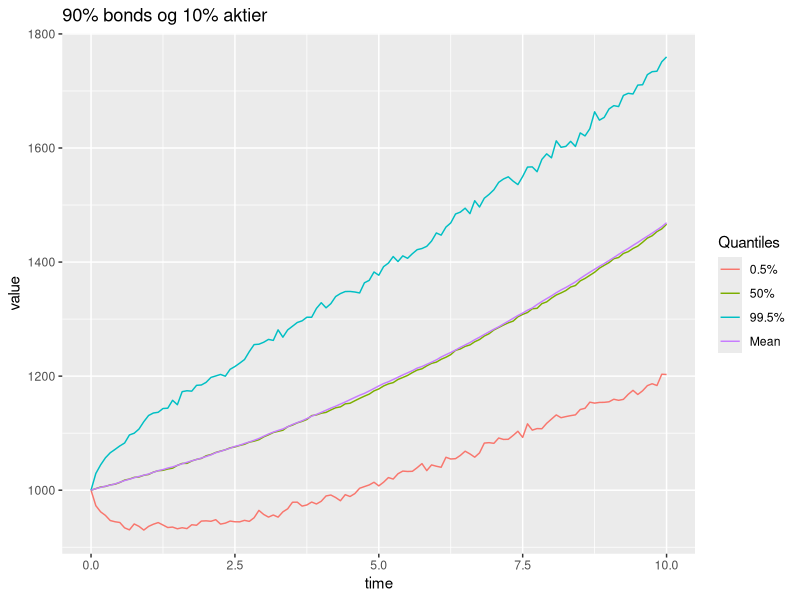
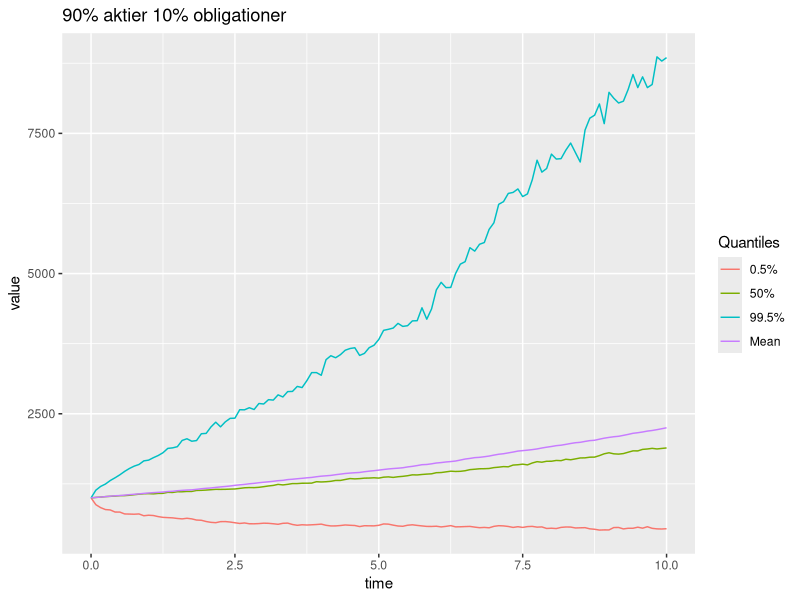
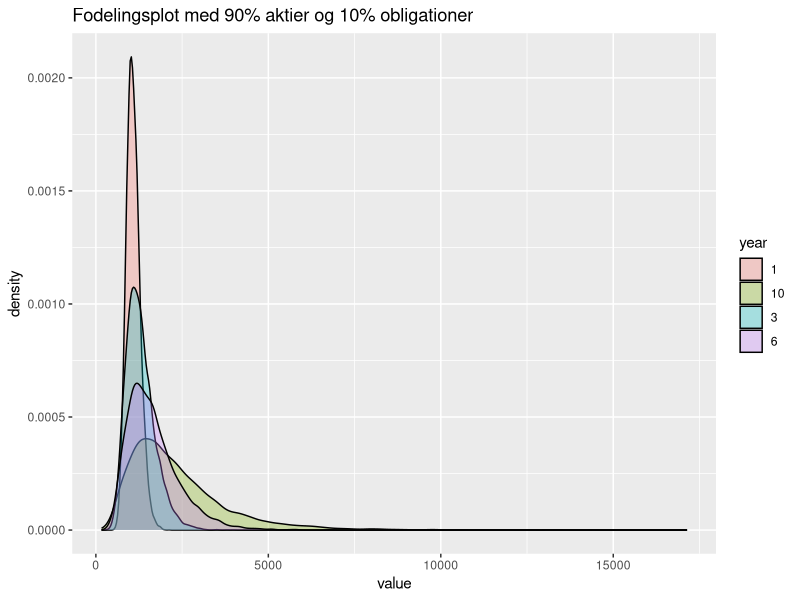
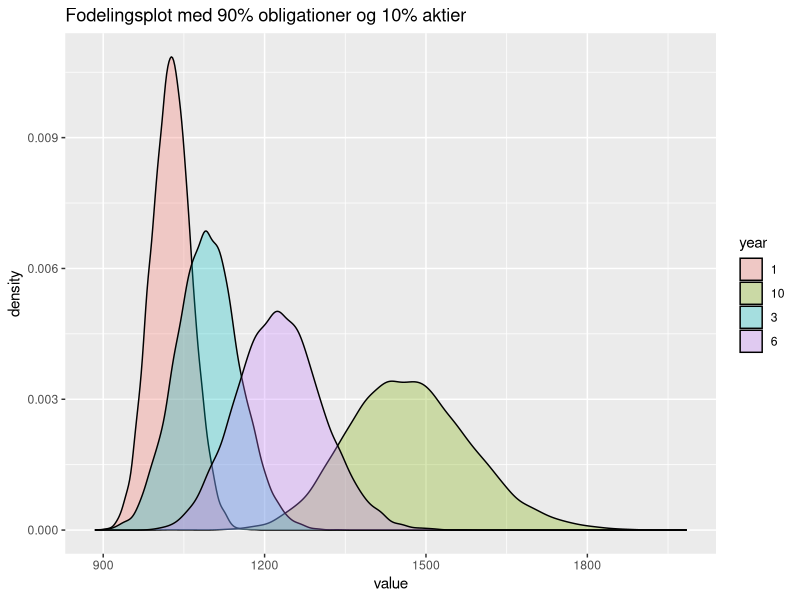

These figures' R source, in order: (Note: a time limit stopped this script after it produced the figures.)
library(reshape2)
library(ggplot2)
require(gridExtra)
# simulerer assets

#Model parameter
s0<- 100
r0<- 0.01
a<- 0.15
b<- 0.042
lambda<- -0.23
sigma_r<- 0.01
rho<- -0.15
mu<-0.109
sigma<-0.127
A0<-1000

n <- 10    # MC simulation trials
T <- 10    # total time
m <- 120   # subintervals
dt <- T/m 
  


Assets<-function(dt=1/12,s0=100,r0=0.01,A0=1000,a=0.15,b=0.042,lambda=-0.23,sigma_r=0.01,rho=-0.15,mu=0.09,sigma=0.2, weights,n=1000){
  B <- (1 / a) * (1 - exp(-a * 1:10))
  xij <- rep(1/10,10)
  
  A <- matrix(NA,m+1,n)  
  A[1,] <- A0
  
  r <- matrix(0,m+1,n)  
  r[1,] <- r0
  
  for(j in 1:n){
    for(i in 2:121){
      dw1<-rnorm(n=121,mean=0,sd=1)
      dw3<-rho*dw1+sqrt(1-rho^2)*rnorm(n=121,mean=0,sd=1)
      dr <- a*(b-r[i-1,j])*dt + sigma_r*sqrt(dt)*dw1[i-1]
      r[i,j] <- r[i-1,j] + dr
      dA <-A[i-1,j]* (weights[1] *r[i-1,j]  * dt + weights[2] *(mu*dt+sigma*sqrt(dt)*dw3[i-1]) + 
                        sum(xij * weights[3] * ((r[i-1,j] - lambda * sigma_r * B) * dt - sigma_r * B *sqrt(dt)* dw1[i-1])))
      A[i,j] <- A[i-1,j] + dA
    }
  } 
  return(list(A,r))
}
#plotter 100% i banken
A<-Assets(weights = c(10/10,0/10,0/10),n=10)

time_vector<-seq(0,T,by=dt)
data_plot<- data.frame("time"=time_vector, "paths" = A[[1]])
data_plot<- melt(data_plot,  id = c('time'))

plot_bank <- ggplot(data_plot, aes(time, value)) +
  geom_line(aes(colour = variable)) +
  theme(legend.position = "none")+
ggtitle("100 % Banken ")

#plotter 100% aktier
A<-Assets(weights = c(0/10,10/10,0/10),n=10)

time_vector<-seq(0,T,by=dt)
data_plot<- data.frame("time"=time_vector, "paths" = A[[1]])
data_plot<- melt(data_plot,  id = c('time'))

plot_aktier <- ggplot(data_plot, aes(time, value)) +
  geom_line(aes(colour = variable)) +
  theme(legend.position = "none")+
  ggtitle("100 % Aktier ")

#plotter 100% i obligationer

A<-Assets(weights = c(0/10,0/10,10/10),n=10)

time_vector<-seq(0,T,by=dt)
data_plot<- data.frame("time"=time_vector, "paths" = A[[1]])
data_plot<- melt(data_plot,  id = c('time'))

plot_obli <- ggplot(data_plot, aes(time, value)) +
  geom_line(aes(colour = variable)) +
  theme(legend.position = "none")+
  ggtitle("100 % Obligationer ")





#6.3
#Quantiles for 90% bond 10 % stok
list<-Assets(weights = c(0/10,1/10,9/10))
A<-list[[1]]

meanvector<-rep(NA,121)
for (i in 1:121){
  meanvector[i]<-mean(A[i,])
}

qs <- apply(A, 1, quantile, probs=c(0.005, 0.5, 0.995))
quantiles<-t(rbind(qs,meanvector))
colnames(quantiles)<-c("0.5%","50%", "99.5%","Mean")


time_vector<-seq(0,T,by=dt)
data_plot_6.3<- data.frame("time"=time_vector, "quantiles" = quantiles)
data_plot_6.3<- melt(data_plot_6.3,  id = c('time'))

plot_A_quantiles <- ggplot(data_plot_6.3, aes(time, value)) +
  geom_line(aes(colour = variable)) +
  ggtitle("90% bonds og 10% aktier  ")

plot_A_quantiles+scale_color_hue(name = "Quantiles",labels = c("0.5%","50%", "99.5%","Mean"))

# 90%aktier 10% bonds
list<-Assets(weights = c(0/10,9/10,1/10))
A<-list[[1]]

meanvector<-rep(NA,121)
for (i in 1:121){
  meanvector[i]<-mean(A[i,])
}

qs <- apply(A, 1, quantile, probs=c(0.005, 0.5, 0.995))
quantiles<-t(rbind(qs,meanvector))
colnames(quantiles)<-c("0.5%","50%", "99.5%","Mean")


time_vector<-seq(0,T,by=dt)
data_plot_6.3<- data.frame("time"=time_vector, "quantiles" = quantiles)
data_plot_6.3<- melt(data_plot_6.3,  id = c('time'))

plot_A_quantiles <- ggplot(data_plot_6.3, aes(time, value)) +
  geom_line(aes(colour = variable)) +
  ggtitle("90% aktier 10% obligationer  ")

plot_A_quantiles+scale_color_hue(name = "Quantiles",labels = c("0.5%","50%", "99.5%","Mean"))

#fordelingsplot 10000 simulationer 90 %akiter


n<-10000
list<-Assets(weights = c(0/10,9/10,1/10),n=n)
A<-list[[1]]

asset_dist <- data.frame(year = factor(rep(c("1","3","6","10"), each=n)), 
                         value = c(A[13,], A[37,], A[73,], A[121,]))
ggplot(asset_dist, aes(x=value, fill=year)) + geom_density(alpha=.3)+ggtitle("Fodelingsplot med 90% aktier og 10% obligationer")

#90%obligationer

n<-10000
list<-Assets(weights = c(0/10,1/10,9/10),n=n)
A<-list[[1]]

asset_dist <- data.frame(year = factor(rep(c("1","3","6","10"), each=n)), 
                         value = c(A[13,], A[37,], A[73,], A[121,]))
ggplot(asset_dist, aes(x=value, fill=year)) + geom_density(alpha=.3)+ggtitle("Fodelingsplot med 90% obligationer og 10% aktier")

# Opgave 6.4

n<-1000

premium<-1000
q<-0.025


L<-function(t){
  Liability<-premium*(1+q)^t
  return(Liability) 
}

probality_bonds<-rep(NA,11)

list<-Assets(A0=1000,weights = c(0/10,0/10,10/10),n=n)
A<-list[[1]]
probality_bonds[1]<-sum(A[121,]<L(10))/n

list<-Assets(A0=1000,weights = c(0/10,1/10,9/10),n=n)
A<-list[[1]]
probality_bonds[2]<-sum(A[121,]<L(10))/n

list<-Assets(A0=1000,weights = c(0/10,2/10,8/10),n=n)
A<-list[[1]]
probality_bonds[3]<-sum(A[121,]<L(10))/n

list<-Assets(A0=1000,weights = c(0/10,3/10,7/10),n=n)
A<-list[[1]]
probality_bonds[4]<-sum(A[121,]<L(10))/n

list<-Assets(A0=1000,weights = c(0/10,4/10,6/10),n=n)
A<-list[[1]]
probality_bonds[5]<-sum(A[121,]<L(10))/n

list<-Assets(A0=1000,weights = c(0/10,5/10,5/10),n=n)
A<-list[[1]]
probality_bonds[6]<-sum(A[121,]<L(10))/n

list<-Assets(A0=1000,weights = c(0/10,6/10,4/10),n=n)
A<-list[[1]]
probality_bonds[7]<-sum(A[121,]<L(10))/n

list<-Assets(A0=1000,weights = c(0/10,7/10,3/10),n=n)
A<-list[[1]]
probality_bonds[8]<-sum(A[121,]<L(10))/n

list<-Assets(A0=1000,weights = c(0/10,8/10,2/10),n=n)
A<-list[[1]]
probality_bonds[9]<-sum(A[121,]<L(10))/n

list<-Assets(A0=1000,weights = c(0/10,9/10,1/10),n=n)
A<-list[[1]]
probality_bonds[10]<-sum(A[121,]<L(10))/n

list<-Assets(A0=1000,weights = c(0/10,10/10,0/10),n=n)
A<-list[[1]]
probality_bonds[11]<-sum(A[121,]<L(10))/n

Aktieandel<-seq(0,100,10)
qplot(Aktieandel,probality_bonds)+ggtitle("P(A(T)<L(T))")
#6.6

VasicekZCBprice <- 
function(r0=0.01, a=0.15, b=0.042, sigma_r=0.01, T=10,t,lambda=-0.23,r){
  b.vas <- (1/a)*(1-exp(-(T-t)*a)) 
  a.vas <- (sigma_r^2/(2*a^2)-b+(lambda*sigma_r)/a)*((T-t)-b.vas)-sigma_r^2/(4*a)*b.vas^2
  return(exp(a.vas-b.vas*r))
}

L_T<-L(10)
list<-Assets(weights = c(0,1/10,9/10), A0=1000)
A<-list[[1]]
r<-list[[2]]

#Bonus quantile plot

B<-matrix(NA,121,n)
for (j in 0:n-1){
  for (i in 1:121){
    B[i,j]<-max(A[i,j]-VasicekZCBprice(t=i/12,r=r[i,j])*L_T,0)
  }
}

meanvector_B<-rep(NA,121)
for(i in 1:121){
  meanvector_B[i]<-mean(B[i,])
}

qs <- apply(B, 1, quantile, probs=c(0.005, 0.5, 0.995))
quantiles<-t(rbind(qs,meanvector_B))
colnames(quantiles)<-c("0.5%","50%", "99.5%","Mean")


time_vector<-seq(0,T,by=dt)
data_plot_6.5<- data.frame("time"=time_vector, "quantiles" = quantiles)
data_plot_6.5<- melt(data_plot_6.5,  id = c('time'))

Quantilplot_B <- ggplot(data_plot_6.5, aes(time, value)) +
  geom_line(aes(colour = variable)) +
  ggtitle("B fraktiler ")

Quantilplot_B+scale_color_hue(name = "Quantiles",labels = c("0.5%","50%", "99.5%","Mean"))

#SCR function

Loss<-matrix(NA,109,n)
for (j in 1:n){
  for (i in 1:109){
    Loss[i,j]<-B[i,j]-exp(-mean((r[i:(i+11),])))*B[i+12,j]
  }
}

meanvector_Loss<-rep(NA,109)
for (i in 1:109){
  meanvector_Loss[i]<-mean(Loss[i,])
}


qs <- apply(Loss, 1, quantile, probs=c(0.005, 0.5, 0.995))
quantiles<-t(rbind(qs,meanvector_Loss))
colnames(quantiles)<-c("0.5%","50%", "99.5%","Mean")

SCR<-quantiles[,3]

qplot(seq(0,9,dt), SCR)+geom_line()+ggtitle("SCR plot")

CR<-matrix(NA,109,n)

for(j in 1:n){
  for (i in 1:109){
    CR[i,j]<-B[i,j]/SCR[i]
  }
}



qs <- apply(CR, 1, quantile, probs=c(0.005, 0.5, 0.995))
quantiles<-t(qs)
colnames(quantiles)<-c("0.5%","50%", "99.5%")

time_vector<-seq(0,9,by=dt)
data_plot_6.6<- data.frame("time"=time_vector, "quantiles" = quantiles)
data_plot_6.6<- melt(data_plot_6.6,  id = c('time'))

Quantilplot_CR <- ggplot(data_plot_6.6, aes(time, value)) +
  geom_line(aes(colour = variable)) +
  ggtitle("Fraktiler CR  ")

Quantilplot_CR+scale_color_hue(name = "Quantiles",labels = c("0.5%","50%", "99.5%","Mean"))

TF<-CR<1


for (k in 1:n){
  for(i in 1:109){
    if (TF[i,k]==TRUE){
      TF[i:109,k]=TRUE
    }
  }
}
TF[,1]
prob<-rep(NA,109)
prob[1]<-0
for (i in 1:109){
  prob[i]<-sum(TF[i,])/n
}




qplot(time_vector, prob, ylab="Sandynligheden for insolvens")+ggtitle("Sandynligheden for insolvens til tid t")

#ZCP hedge

A0ny<-1000-VasicekZCBprice(t=0/12,r=r0)*L_T
invest<-Assets(A0=A0ny,weights = c(0,1/10,9/10))
Assets_invest<-invest[[1]]
rZCB<-invest[[2]]

#plot assest
time_vector<-seq(0,T,by=dt)
data_plot<- data.frame("time"=time_vector, "paths" = Assets_invest)
data_plot<- melt(data_plot,  id = c('time'))

plot <- ggplot(data_plot, aes(time, value)) +
  geom_line(aes(colour = variable)) +
  theme(legend.position = "none")+
  ggtitle("Plot ")
plot

Assets_values<-matrix(NA,121,n)
for (k in 1:n){
  for (i in 1:121){
    Assets_values[i,k]<-Assets_invest[i,k]+VasicekZCBprice(t=i/12,r=rZCB[i,k])*L_T 
  }
}




B_ZCB<-matrix(NA,121,n)
for (j in 1:n){
  for (i in 1:121){
    B_ZCB[i,j]<-max(Assets_values[i,j]-VasicekZCBprice(t=i/12,r=rZCB[i,j])*L_T,0)
  }
}
B_ZCB[,4]

meanvector_B_ZCB<-rep(NA,121)
for(i in 1:121){
  meanvector_B_ZCB[i]<-mean(B_ZCB[i,])
}

qs <- apply(B_ZCB, 1, quantile, probs=c(0.005, 0.5, 0.995))
quantiles<-t(rbind(qs,meanvector_B_ZCB))
colnames(quantiles)<-c("0.5%","50%", "99.5%","Mean")


time_vector<-seq(0,T,by=dt)
data_plot_ZCB<- data.frame("time"=time_vector, "quantiles" = quantiles)
data_plot_ZCB<- melt(data_plot_ZCB,  id = c('time'))

Quantilplot_B_ZCB <- ggplot(data_plot_ZCB, aes(time, value)) +
  geom_line(aes(colour = variable)) +
  ggtitle("Quantile plot B_ZCB  ")

Quantilplot_B_ZCB+scale_color_hue(name = "Quantiles",labels = c("0.5%","50%", "99.5%","Mean"))

#SCR function

Loss_ZCB<-matrix(NA,109,n)
for (j in 1:n){
  for (i in 1:109){
    Loss_ZCB[i,j]<-B_ZCB[i,j]-exp(-mean((rZCB[i:(i+11),])))*B_ZCB[i+12,j]
  }
}
Loss_ZCB[,1]

meanvector_Loss_ZCB<-rep(NA,109)
for (i in 1:109){
  meanvector_Loss_ZCB[i]<-mean(Loss_ZCB[i,])
}


qs <- apply(Loss_ZCB, 1, quantile, probs=c(0.005, 0.5, 0.995))
quantiles<-t(rbind(qs,meanvector_Loss_ZCB))
colnames(quantiles)<-c("0.5%","50%", "99.5%","Mean")

SCR_ZCB<-quantiles[,3]



CR_ZCB<-matrix(NA,109,n)

for(j in 1:n){
  for (i in 1:109){
    CR_ZCB[i,j]<-B_ZCB[i,j]/SCR_ZCB[i]
  }
}



qs <- apply(CR_ZCB, 1, quantile, probs=c(0.005, 0.5, 0.995))
quantiles<-t(qs)
colnames(quantiles)<-c("0.5%","50%", "99.5%")

time_vector<-seq(0,9,by=dt)
data_plot_CR_ZCB<- data.frame("time"=time_vector, "quantiles" = quantiles)
data_plot_CR_ZCB<- melt(data_plot_CR_ZCB,  id = c('time'))

Quantilplot_CR_ZCB <- ggplot(data_plot_CR_ZCB, aes(time, value)) +
  geom_line(aes(colour = variable)) +
  ggtitle("Quantile plot CR ZCB  ")

Quantilplot_CR_ZCB+scale_color_hue(name = "Quantiles",labels = c("0.5%","50%", "99.5%","Mean"))


#Zero Coupon swap hedge

Assets_swap<-function(dt=1/12,s0=100,r0=0.01,A0=1000,a=0.15,b=0.042,lambda=-0.23,sigma_r=0.01,rho=-0.15,mu=0.09,sigma=0.2, weights=c(0,1/10,9/10),n=1000){
  B <- (1 / a) * (1 - exp(-a * 1:10))
  xij <- rep(1/10,10)
  
  A <- matrix(NA,m+1,n)  
  A[1,] <- A0
  
  r <- matrix(0,m+1,n)  
  r[1,] <- r0
  
  betaling<-matrix(0,m+1,n)
  betaling[1,]<-VasicekZCBprice(t=1/12,r=r0)*L_T*r0*dt
  
  
  for(j in 1:n){
    for(i in 2:121){
      dw1<-rnorm(n=121,mean=0,sd=1)
      dw3<-rho*dw1+sqrt(1-rho^2)*rnorm(n=121,mean=0,sd=1)
      dr <- a*(b-r[i-1,j])*dt + sigma_r*sqrt(dt)*dw1[i-1]
      r[i,j] <- r[i-1,j] + dr
      dA <-A[i-1,j]* (weights[1] *r[i-1,j]  * dt + weights[2] *(mu*dt+sigma*sqrt(dt)*dw3[i-1]) + 
                        sum(xij * weights[3] * ((r[i-1,j] - lambda * sigma_r * B) * dt - sigma_r * B *sqrt(dt)* dw1[i-1])))
      betaling[i,j]<-VasicekZCBprice(t=1/12,r=r0)*L_T*r[i-1,j]*dt
      A[i,j] <- A[i-1,j] + dA - betaling[i,j]
    }
  } 
  return(list(A,r,betaling))
}
swap_invest<-Assets_swap()
r_swap<-swap_invest[[2]]
Aswap_invest<-swap_invest[[1]]
betaling<-swap_invest[[3]]
Aswap_invest[,1]


Nyassets_swap<-matrix(NA,121,n)
for(k in 1:n){
  for(i in 1:121){
    Nyassets_swap[i,k]<-Aswap_invest[i,k]+VasicekZCBprice(t=i/12,r=r_swap[i,k])*L_T
  }
}


B_swap<-matrix(NA,121,n)
for (j in 1:n){
  for (i in 1:121){
    B_swap[i,j]<-max(Nyassets_swap[i,j]-(VasicekZCBprice(t=i/12,r=r_swap[i,j])*L_T+VasicekZCBprice(t=1/12,r=r0)*L_T),0)
  }
}
Nyassets_swap[,1]
B_swap[,1]

meanvector_B_swap<-rep(NA,121)
for(i in 1:121){
  meanvector_B_swap[i]<-mean(B_swap[i,])
}

qs <- apply(B_swap, 1, quantile, probs=c(0.005, 0.5, 0.995))
quantiles<-t(rbind(qs,meanvector_B_swap))
colnames(quantiles)<-c("0.5%","50%", "99.5%","Mean")


time_vector<-seq(0,T,by=dt)
data_plot_swap<- data.frame("time"=time_vector, "quantiles" = quantiles)
data_plot_swap<- melt(data_plot_swap,  id = c('time'))

Quantilplot_B_swap <- ggplot(data_plot_swap, aes(time, value)) +
  geom_line(aes(colour = variable)) +
  ggtitle("Quantile plot B_swap ")

Quantilplot_B_swap+scale_color_hue(name = "Quantiles",labels = c("0.5%","50%", "99.5%","Mean"))


#SCR

Loss_swap<-matrix(NA,109,n)
for (j in 1:n){
  for (i in 1:109){
    Loss_swap[i,j]<-B_swap[i,j]-exp(-mean((r[i:(i+11),])))*B_swap[i+12,j]
  }
}

meanvector_Loss_swap<-rep(NA,109)
for (i in 1:109){
  meanvector_Loss_swap[i]<-mean(Loss_swap[i,])
}


qs <- apply(Loss_swap, 1, quantile, probs=c(0.005, 0.5, 0.995))
quantiles<-t(rbind(qs,meanvector_Loss_swap))
colnames(quantiles)<-c("0.5%","50%", "99.5%","Mean")

SCR_swap<-quantiles[,3]



CR_swap<-matrix(NA,109,n)

for(j in 1:n){
  for (i in 1:109){
    CR_swap[i,j]<-B_swap[i,j]/SCR_swap[i]
  }
}



qs <- apply(CR_swap, 1, quantile, probs=c(0.005, 0.5, 0.995))
quantiles<-t(qs)
colnames(quantiles)<-c("0.5%","50%", "99.5%")

time_vector<-seq(0,9,by=dt)
data_plot_CR_swap<- data.frame("time"=time_vector, "quantiles" = quantiles)
data_plot_CR_swap<- melt(data_plot_CR_swap,  id = c('time'))

Quantilplot_CR_swap <- ggplot(data_plot_CR_swap, aes(time, value)) +
  geom_line(aes(colour = variable)) +
  ggtitle("Quantile plot CR ZCB  swap ")

Quantilplot_CR_swap+scale_color_hue(name = "Quantiles",labels = c("0.5%","50%", "99.5%","Mean"))
#sandsynlighedsplot
TF_swap<-CR_swap<1


for (k in 1:n){
  for(i in 1:109){
    if (TF_swap[i,k]==TRUE){
      TF_swap[i:109,k]=TRUE
    }
  }
}
TF[,1]
prob_swap<-rep(NA,109)
prob_swap[1]<-0
for (i in 1:109){
  prob_swap[i]<-sum(TF_swap[i,])/n
}


qplot(time_vector, prob_swap)
